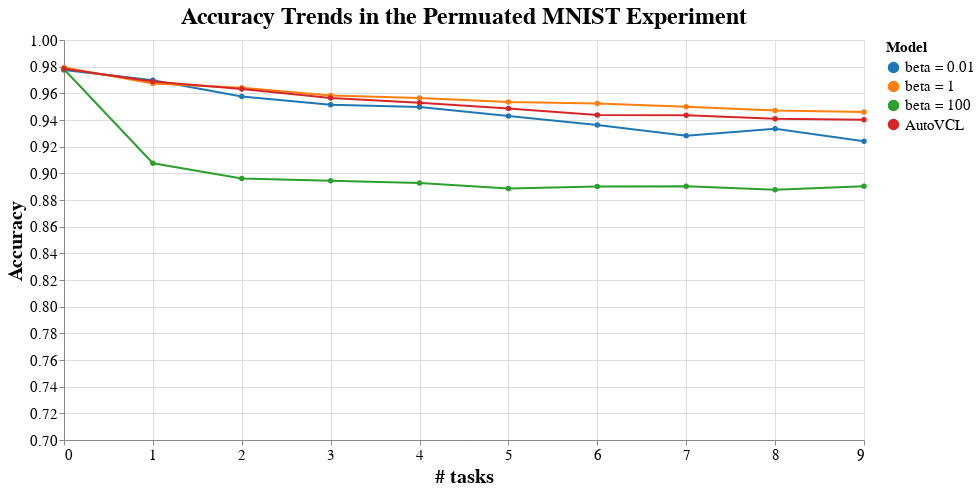

Here is the notebook cell this chart was saved with:
### Code cell
plot_trends([pc_trends_1, pc_trends_2, pc_trends_3, pc_trends_4])

### Figure 1 — Vega-Lite specification as saved in the notebook (floating-point values rounded to 4 significant figures)
{"config": {"view": {"continuousWidth": 400, "continuousHeight": 300}, "axis": {"labelFontSize": 15, "titleFontSize": 20}, "legend": {"labelFontSize": 15, "titleFontSize": 15}, "title": {"fontSize": 24}}, "data": {"name": "data-1a08c5aab4d92bc279dd866125d5b863"}, "mark": {"type": "line", "point": true}, "encoding": {"color": {"field": "Series", "legend": {"title": "Model"}, "scale": {"scheme": "category10"}, "sort": ["beta = 0.01", "beta = 1", "beta = 100", "AutoVCL"], "type": "nominal"}, "tooltip": [{"field": "# of tasks", "type": "quantitative"}, {"field": "Values", "type": "quantitative"}, {"field": "Series", "type": "nominal"}], "x": {"axis": {"values": [0, 1, 2, 3, 4, 5, 6, 7, 8, 9]}, "field": "# of tasks", "title": "# tasks", "type": "quantitative"}, "y": {"field": "Values", "scale": {"domain": [0.7, 1]}, "title": "Accuracy", "type": "quantitative"}}, "height": 400, "title": "Accuracy Trends in the Permuated MNIST Experiment", "width": 800, "$schema": "https://vega.github.io/schema/vega-lite/v4.17.0.json", "datasets": {"data-1a08c5aab4d92bc279dd866125d5b863": [{"# of tasks": 0, "Series": "beta = 0.01", "Values": 0.9775}, {"# of tasks": 1, "Series": "beta = 0.01", "Values": 0.9698}, {"# of tasks": 2, "Series": "beta = 0.01", "Values": 0.9576}, {"# of tasks": 3, "Series": "beta = 0.01", "Values": 0.9514}, {"# of tasks": 4, "Series": "beta = 0.01", "Values": 0.9498}, {"# of tasks": 5, "Series": "beta = 0.01", "Values": 0.943}, {"# of tasks": 6, "Series": "beta = 0.01", "Values": 0.9362}, {"# of tasks": 7, "Series": "beta = 0.01", "Values": 0.9283}, {"# of tasks": 8, "Series": "beta = 0.01", "Values": 0.9334}, {"# of tasks": 9, "Series": "beta = 0.01", "Values": 0.9241}, {"# of tasks": 0, "Series": "beta = 1", "Values": 0.9793}, {"# of tasks": 1, "Series": "beta = 1", "Values": 0.9674}, {"# of tasks": 2, "Series": "beta = 1", "Values": 0.9642}, {"# of tasks": 3, "Series": "beta = 1", "Values": 0.9583}, {"# of tasks": 4, "Series": "beta = 1", "Values": 0.9565}, {"# of tasks": 5, "Series": "beta = 1", "Values": 0.9536}, {"# of tasks": 6, "Series": "beta = 1", "Values": 0.9524}, {"# of tasks": 7, "Series": "beta = 1", "Values": 0.95}, {"# of tasks": 8, "Series": "beta = 1", "Values": 0.9472}, {"# of tasks": 9, "Series": "beta = 1", "Values": 0.946}, {"# of tasks": 0, "Series": "beta = 100", "Values": 0.9781}, {"# of tasks": 1, "Series": "beta = 100", "Values": 0.9076}, {"# of tasks": 2, "Series": "beta = 100", "Values": 0.8962}, {"# of tasks": 3, "Series": "beta = 100", "Values": 0.8945}, {"# of tasks": 4, "Series": "beta = 100", "Values": 0.8927}, {"# of tasks": 5, "Series": "beta = 100", "Values": 0.8887}, {"# of tasks": 6, "Series": "beta = 100", "Values": 0.8901}, {"# of tasks": 7, "Series": "beta = 100", "Values": 0.8902}, {"# of tasks": 8, "Series": "beta = 100", "Values": 0.8877}, {"# of tasks": 9, "Series": "beta = 100", "Values": 0.8904}, {"# of tasks": 0, "Series": "AutoVCL", "Values": 0.9785}, {"# of tasks": 1, "Series": "AutoVCL", "Values": 0.9689}, {"# of tasks": 2, "Series": "AutoVCL", "Values": 0.9633}, {"# of tasks": 3, "Series": "AutoVCL", "Values": 0.9565}, {"# of tasks": 4, "Series": "AutoVCL", "Values": 0.9529}, {"# of tasks": 5, "Series": "AutoVCL", "Values": 0.9487}, {"# of tasks": 6, "Series": "AutoVCL", "Values": 0.9438}, {"# of tasks": 7, "Series": "AutoVCL", "Values": 0.9435}, {"# of tasks": 8, "Series": "AutoVCL", "Values": 0.941}, {"# of tasks": 9, "Series": "AutoVCL", "Values": 0.9401}]}}
